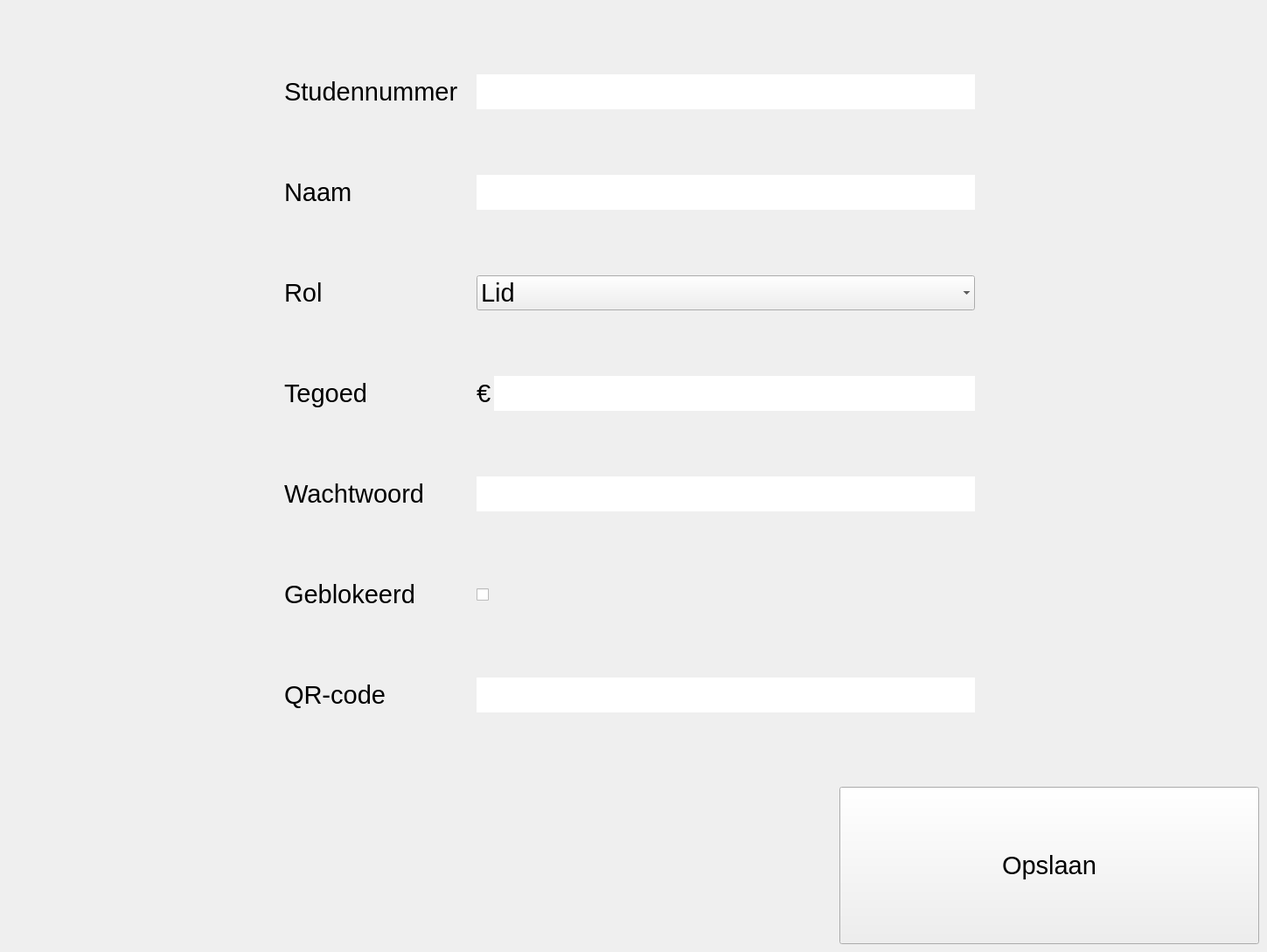
        <widget class="QWidget" name="EditUser_page">
         <widget class="QLineEdit" name="line_ID">
          <property name="geometry">
           <rect>
            <x>545</x>
            <y>85</y>
            <width>570</width>
            <height>40</height>
           </rect>
          </property>
          <property name="font">
           <font>
            <pointsize>22</pointsize>
           </font>
          </property>
          <property name="frame">
           <bool>false</bool>
          </property>
         </widget>
         <widget class="QLabel" name="lbl_ID">
          <property name="geometry">
           <rect>
            <x>325</x>
            <y>85</y>
            <width>220</width>
            <height>40</height>
           </rect>
          </property>
          <property name="font">
           <font>
            <pointsize>22</pointsize>
           </font>
          </property>
          <property name="text">
           <string>Studennummer</string>
          </property>
         </widget>
         <widget class="QLabel" name="lbl_NAME">
          <property name="geometry">
           <rect>
            <x>325</x>
            <y>200</y>
            <width>220</width>
            <height>40</height>
           </rect>
          </property>
          <property name="font">
           <font>
            <pointsize>22</pointsize>
           </font>
          </property>
          <property name="text">
           <string>Naam</string>
          </property>
         </widget>
         <widget class="QLabel" name="lbl_TITLE">
          <property name="geometry">
           <rect>
            <x>325</x>
            <y>315</y>
            <width>220</width>
            <height>40</height>
           </rect>
          </property>
          <property name="font">
           <font>
            <pointsize>22</pointsize>
           </font>
          </property>
          <property name="text">
           <string>Rol</string>
          </property>
         </widget>
         <widget class="QLabel" name="lbl_AMOUNT">
          <property name="geometry">
           <rect>
            <x>325</x>
            <y>430</y>
            <width>220</width>
            <height>40</height>
           </rect>
          </property>
          <property name="font">
           <font>
            <pointsize>22</pointsize>
           </font>
          </property>
          <property name="text">
           <string>Tegoed</string>
          </property>
         </widget>
         <widget class="QLabel" name="lbl_PASSWORD">
          <property name="geometry">
           <rect>
            <x>325</x>
            <y>545</y>
            <width>220</width>
            <height>40</height>
           </rect>
          </property>
          <property name="font">
           <font>
            <pointsize>22</pointsize>
           </font>
          </property>
          <property name="text">
           <string>Wachtwoord</string>
          </property>
         </widget>
         <widget class="QLabel" name="lbl_BLOCK">
          <property name="geometry">
           <rect>
            <x>325</x>
            <y>660</y>
            <width>220</width>
            <height>40</height>
           </rect>
          </property>
          <property name="font">
           <font>
            <pointsize>22</pointsize>
           </font>
          </property>
          <property name="text">
           <string>Geblokeerd</string>
          </property>
         </widget>
         <widget class="QLabel" name="lbl_QR">
          <property name="geometry">
           <rect>
            <x>325</x>
            <y>775</y>
            <width>220</width>
            <height>40</height>
           </rect>
          </property>
          <property name="font">
           <font>
            <pointsize>22</pointsize>
           </font>
          </property>
          <property name="text">
           <string>QR-code</string>
          </property>
         </widget>
         <widget class="QPushButton" name="btn_EDIT">
          <property name="geometry">
           <rect>
            <x>960</x>
            <y>900</y>
            <width>480</width>
            <height>180</height>
           </rect>
          </property>
          <property name="font">
           <font>
            <pointsize>22</pointsize>
           </font>
          </property>
          <property name="focusPolicy">
           <enum>Qt::NoFocus</enum>
          </property>
          <property name="text">
           <string>Opslaan</string>
          </property>
          <property name="checkable">
           <bool>false</bool>
          </property>
          <property name="checked">
           <bool>false</bool>
          </property>
          <property name="autoExclusive">
           <bool>false</bool>
          </property>
         </widget>
         <widget class="QLineEdit" name="line_NAME">
          <property name="geometry">
           <rect>
            <x>545</x>
            <y>200</y>
            <width>570</width>
            <height>40</height>
           </rect>
          </property>
          <property name="font">
           <font>
            <pointsize>22</pointsize>
           </font>
          </property>
          <property name="frame">
           <bool>false</bool>
          </property>
         </widget>
         <widget class="QComboBox" name="line_TITLE">
          <property name="geometry">
           <rect>
            <x>545</x>
            <y>315</y>
            <width>570</width>
            <height>40</height>
           </rect>
          </property>
          <property name="font">
           <font>
            <pointsize>22</pointsize>
           </font>
          </property>
          <property name="frame">
           <bool>false</bool>
          </property>
          <item>
           <property name="text">
            <string>Lid</string>
           </property>
          </item>
          <item>
           <property name="text">
            <string>Commissie</string>
           </property>
          </item>
          <item>
           <property name="text">
            <string>Bestuur</string>
           </property>
          </item>
         </widget>
         <widget class="QLineEdit" name="line_PASSWORD">
          <property name="geometry">
           <rect>
            <x>545</x>
            <y>545</y>
            <width>570</width>
            <height>40</height>
           </rect>
          </property>
          <property name="font">
           <font>
            <pointsize>22</pointsize>
           </font>
          </property>
          <property name="inputMethodHints">
           <set>Qt::ImhHiddenText|Qt::ImhNoAutoUppercase|Qt::ImhNoPredictiveText|Qt::ImhSensitiveData</set>
          </property>
          <property name="frame">
           <bool>false</bool>
          </property>
          <property name="echoMode">
           <enum>QLineEdit::Password</enum>
          </property>
         </widget>
         <widget class="QCheckBox" name="line_BLOCK">
          <property name="geometry">
           <rect>
            <x>545</x>
            <y>660</y>
            <width>570</width>
            <height>40</height>
           </rect>
          </property>
          <property name="font">
           <font>
            <pointsize>23</pointsize>
           </font>
          </property>
          <property name="text">
           <string/>
          </property>
         </widget>
         <widget class="QLineEdit" name="line_QR">
          <property name="geometry">
           <rect>
            <x>545</x>
            <y>775</y>
            <width>570</width>
            <height>40</height>
           </rect>
          </property>
          <property name="font">
           <font>
            <pointsize>22</pointsize>
           </font>
          </property>
          <property name="frame">
           <bool>false</bool>
          </property>
         </widget>
         <widget class="QLineEdit" name="line_AMOUNT">
          <property name="geometry">
           <rect>
            <x>565</x>
            <y>430</y>
            <width>550</width>
            <height>40</height>
           </rect>
          </property>
          <property name="font">
           <font>
            <pointsize>22</pointsize>
           </font>
          </property>
          <property name="frame">
           <bool>false</bool>
          </property>
         </widget>
         <widget class="QLabel" name="euroteken_5">
          <property name="geometry">
           <rect>
            <x>545</x>
            <y>430</y>
            <width>20</width>
            <height>40</height>
           </rect>
          </property>
          <property name="font">
           <font>
            <pointsize>22</pointsize>
           </font>
          </property>
          <property name="text">
           <string>€</string>
          </property>
          <property name="alignment">
           <set>Qt::AlignLeading|Qt::AlignLeft|Qt::AlignVCenter</set>
          </property>
         </widget>
         <widget class="QLabel" name="ERROR_UPDUSR">
          <property name="geometry">
           <rect>
            <x>325</x>
            <y>960</y>
            <width>600</width>
            <height>60</height>
           </rect>
          </property>
          <property name="font">
           <font>
            <pointsize>22</pointsize>
           </font>
          </property>
          <property name="text">
           <string/>
          </property>
         </widget>
        </widget>
